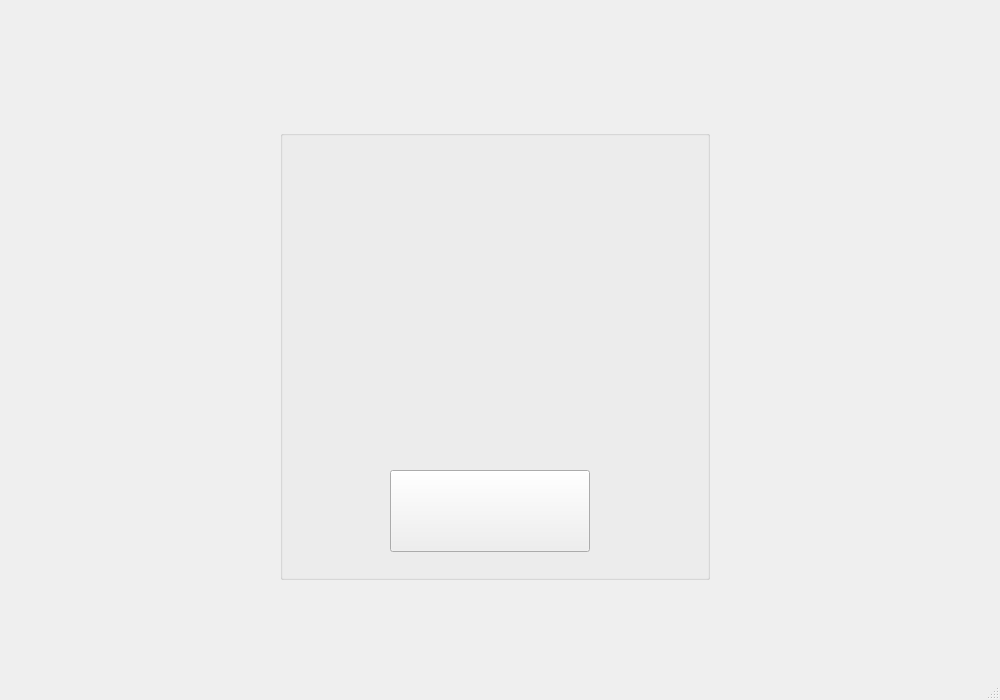
<?xml version="1.0" encoding="UTF-8"?>
<ui version="4.0">
 <class>page1_start</class>
 <widget class="QMainWindow" name="page1_start">
  <property name="geometry">
   <rect>
    <x>0</x>
    <y>0</y>
    <width>1000</width>
    <height>700</height>
   </rect>
  </property>
  <property name="baseSize">
   <size>
    <width>1000</width>
    <height>700</height>
   </size>
  </property>
  <property name="windowTitle">
   <string>page1_start</string>
  </property>
  <property name="styleSheet">
   <string notr="true">background-image: url(:/images/page1_back.jpg);</string>
  </property>
  <widget class="QWidget" name="centralwidget">
   <widget class="QGroupBox" name="groupBox">
    <property name="geometry">
     <rect>
      <x>280</x>
      <y>130</y>
      <width>430</width>
      <height>450</height>
     </rect>
    </property>
    <property name="title">
     <string/>
    </property>
    <widget class="QPushButton" name="next_pushButton">
     <property name="geometry">
      <rect>
       <x>110</x>
       <y>340</y>
       <width>200</width>
       <height>82</height>
      </rect>
     </property>
     <property name="text">
      <string/>
     </property>
    </widget>
    <widget class="QLabel" name="welcome_label">
     <property name="geometry">
      <rect>
       <x>40</x>
       <y>180</y>
       <width>345</width>
       <height>141</height>
      </rect>
     </property>
     <property name="baseSize">
      <size>
       <width>100</width>
       <height>70</height>
      </size>
     </property>
     <property name="font">
      <font>
       <pointsize>20</pointsize>
      </font>
     </property>
     <property name="text">
      <string/>
     </property>
    </widget>
    <widget class="QLabel" name="logo_label">
     <property name="geometry">
      <rect>
       <x>60</x>
       <y>30</y>
       <width>300</width>
       <height>132</height>
      </rect>
     </property>
     <property name="baseSize">
      <size>
       <width>300</width>
       <height>132</height>
      </size>
     </property>
     <property name="styleSheet">
      <string notr="true">background-image: url(:/images/1.test.png);</string>
     </property>
     <property name="text">
      <string/>
     </property>
    </widget>
   </widget>
  </widget>
  <widget class="QMenuBar" name="menubar">
   <property name="geometry">
    <rect>
     <x>0</x>
     <y>0</y>
     <width>1000</width>
     <height>20</height>
    </rect>
   </property>
  </widget>
  <widget class="QStatusBar" name="statusbar"/>
 </widget>
 <resources/>
 <connections/>
</ui>
